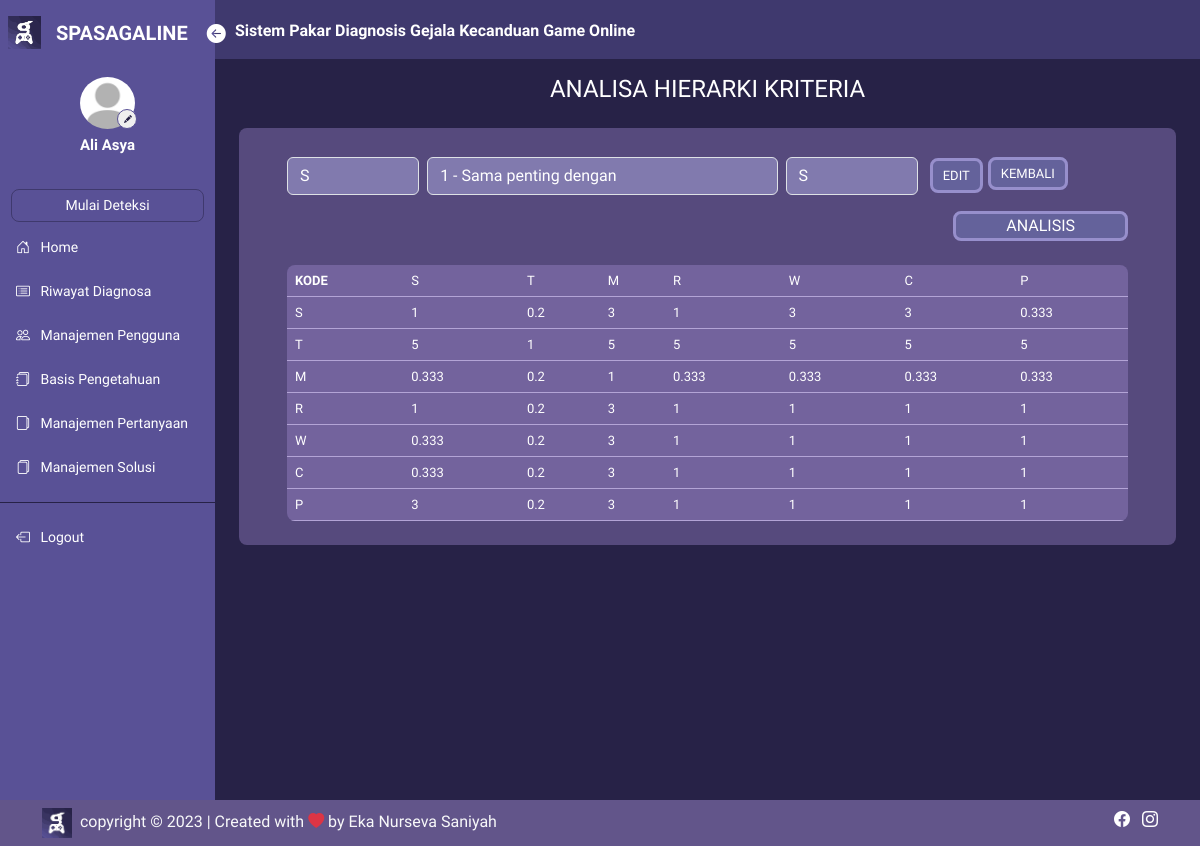
The app's page /basis/ahp_kriteria.php (signed in) with its own data.
### tables this page shows
CREATE TABLE `user` (
  `iduser` int(11) NOT NULL,
  `nama` varchar(50) NOT NULL,
  `username` varchar(45) NOT NULL,
  `password` varchar(100) NOT NULL,
  `email` varchar(50) NOT NULL,
  `foto` varchar(50) NOT NULL,
  `level` varchar(30) NOT NULL
);

CREATE TABLE `kriteria` (
  `idkriteria` int(11) NOT NULL,
  `kode_kriteria` varchar(20) NOT NULL,
  `nama_kriteria` varchar(50) NOT NULL,
  `deskripsi` text NOT NULL
);

CREATE TABLE `rel_kriteria` (
  `ID` int(11) NOT NULL,
  `ID1` varchar(10) NOT NULL,
  `ID2` varchar(10) NOT NULL,
  `nilai` double NOT NULL
);

### controller/controller_main.php (called while the page is built, shortened)
<?php
$conn = mysqli_connect("localhost", "root", "", "spasagaline");
function query($query)
{
    global $conn;
    $result = mysqli_query($conn, $query);
    $rows = [];
    while ($row = mysqli_fetch_assoc($result)) {
        $rows[] = $row;
    }
    return $rows;
}
function dekripsi($kata)
{
    $string = base64_decode($kata);
    $key = substr($string, 0, 44);
    $enkripsi = substr($string, 44);
    $hasil = openssl_decrypt($enkripsi, 'AES-256-CBC', $key, 0, substr($key, 0, 16));
    return $hasil;
}
?>

### basis/ahp_kriteria.php (the view, shortened to what this page needs)
<?php
require_once '../controller/controller_kriteria.php';
$kriteria = query("SELECT * FROM kriteria");
$krit = query("SELECT * FROM kriteria ORDER BY idkriteria ASC");
$id = dekripsi($_COOKIE['SPASAGALINENS']);
$user = query("SELECT * FROM user WHERE iduser = $id")[0];
?>
<html lang="en">
<head>
    <link href="https://cdn.jsdelivr.net/npm/bootstrap@5.3.0/dist/css/bootstrap.min.css" rel="stylesheet"
>
    <link rel="stylesheet" href="https://cdn.jsdelivr.net/npm/bootstrap-icons@1.10.5/font/bootstrap-icons.css">
    <link rel="stylesheet" href="../style.css">
</head>
<body>
    <div class="main-container d-flex">
        <?php
        require_once('../sidenav/sidebar.php');
        ?>
        <div class="content">
            <?php
            require_once('../sidenav/navbar.php');
            ?>
            <div class="contents px-4 py-3">
                <h4 class="text-white text-center pb-3">ANALISA HIERARKI KRITERIA</h4>
                <div class="tabel text-white px-5 py-4">
                    <div class="panel-body">
                        <form class="mb-0" method="post" action="">
                            <div class="row m-0">
                                <div class="col-2 p-0 pe-2">
                                    <div class="form-group">
                                        <select class="form-select" name="kode1">
                                            <?php foreach ($krit as $k): ?>
                                                <option value="<?= $k['idkriteria']; ?>">
                                                    <?= $k['kode_kriteria']; ?>
                                                </option>
                                            <?php endforeach; ?>
                                        </select>
                                    </div>
                                </div>
                                <div class="col-5 p-0">
                                    <div class="form-group">
                                        <select class="form-select" name="nilai">
                                            <option value="1">1 - Sama penting dengan</option>
                                        </select>
                                    </div>
                                </div>
                                <div class="col-2 p-0 ps-2">
                                    <div class="form-group">
                                        <select class="form-select" name="kode2">
                                            <?php foreach ($krit as $k): ?>
                                                <option value="<?= $k['idkriteria']; ?>">
                                                    <?= $k['kode_kriteria']; ?>
                                                </option>
                                            <?php endforeach; ?>
                                        </select>
                                    </div>
                                </div>
                                <div class="col-1 d-flex align-items-center pt-1">
                                    <div class="ahp_btn">
                                        <button type="submit" name="submit_ubah">
                                            EDIT
                                        </button>
                                    </div>
                                </div>
                                <div class="col-1 my-2 p-0 pt-1">
                                    <div style="font-size: 13px;">
                                        <a href="index.php" style="padding: 6px 10px;"
                                            class="back fw-medium text-decoration-none">
                                            KEMBALI
                                        </a>
                                    </div>
                                </div>
                            </div>
                            <div class="row">
                                <div class="ahp_btn mt-3 d-flex justify-content-end">
                                    <a href="hasil_ahp_kriteria.php" style="padding: 0 50px; text-decoration: none;"
                                        type="submit" name="aksi">
                                        ANALISIS
                                    </a>
                                </div>
                            </div>
                        </form>
                        <div class="tabel mt-4">
                            <?php
                            if (isset($_POST["submit_ubah"])) { ?>
                                <table class="table mt-4 table-hover">
                                    <thead>
                                        <tr>
                                            <th scope="col">KODE</th>
                                            <td class="fw-medium" scope="col">
                                                <?= $data_kode1['kode_kriteria']; ?>
                                            </td>
                                            <td class="fw-medium" scope="col">
                                                <?= $data_kode2['kode_kriteria']; ?>
                                            </td>
                                        </tr>
                                    </thead>
                                    <tbody>
                                        <tr>
                                            <td class="fw-medium">
                                                <?= $data_kode1['kode_kriteria']; ?>
                                            </td>
                                            <td>
                                                <?= round($nilai_00, 3); ?>
                                            </td>
                                            <td>
                                                <?= round($nilai_01, 3); ?>
                                            </td>
                                        </tr>
                                        <tr>
                                            <td class="fw-medium">
                                                <?= $data_kode2['kode_kriteria']; ?>
                                            </td>
                                            <td>
                                                <?= round($nilai_10, 3); ?>
                                            </td>
                                            <td>
                                                <?= round($nilai_11, 3); ?>
                                            </td>
                                        </tr>
                                    </tbody>
                                </table>
                                <?php
                            } else { ?>
                                <table class="table table-hover">
                                    <thead>
                                        <tr>
                                            <th scope="col">KODE</th>
                                            <?php foreach ($kriteria as $dkrit): ?>
                                                <td class="fw-medium" scope="col">
                                                    <?= $dkrit['kode_kriteria']; ?>
                                                </td>
                                            <?php endforeach; ?>
                                        </tr>
                                    </thead>
                                    <tbody>
                                        <?php foreach ($kriteria as $krit):
                                            $indi_kode1 = $krit['kode_kriteria'];
                                            ?>
                                            <tr>
                                                <td class="fw-medium">
                                                    <?= $krit['kode_kriteria']; ?>
                                                </td>
                                                <?php foreach ($kriteria as $kator):
                                                    $indi_kode2 = $kator['kode_kriteria'];
                                                    $data_rel = query("SELECT nilai FROM rel_kriteria WHERE ID1 = '$indi_kode1' AND ID2 = '$indi_kode2'")[0];
                                                    $nilai_rel = round($data_rel['nilai'], 3);
                                                    ?>
                                                    <td class="fw-medium">
                                                        <?= $nilai_rel; ?>
                                                    </td>
                                                <?php endforeach; ?>
                                            </tr>
                                        <?php endforeach; ?>
                                    </tbody>
                                </table>
                            <?php } ?>
                        </div>
                    </div>
                </div>
            </div>
        </div>
    </div>
    <?php
    require_once('../sidenav/footer.php');
    ?>
</body>
</html>

### sidenav/sidebar.php (shortened to what this page needs)
<div class="sidebar" id="side_nav">
    <div class="header-box px-2 pt-3 pb-3 d-flex">
        <img src="../img/Logo.png" alt="spasagaline">
        <span class="fs-5 fw-bold text-white" style="margin-top: 1.6px;">SPASAGALINE</span>
        <button id="btnside" class="btn px-0 py-0 text-white btn-open">
            <i class="bi bi-arrow-left-circle-fill"></i>
        </button>
    </div>
    <div class="profil">
        <img src="../profil/<?= $user['foto']; ?>" class="rounded-circle" alt="profi">
        <a href="../pengguna/profil.php"><button class="rounded-circle"><i class="bi bi-pencil-fill"></i></button></a>
        <h1>
            <?= $user['nama']; ?>
        </h1>
    </div>
    <ul class="list-unstyled pt-2 fw-medium">
        <li class="">
            <a type="button" class="text-decoration-none d-block text-center" data-bs-toggle="modal"
                data-bs-target="#deteksi">Mulai Deteksi</a>
        </li>
        <li class="">
            <a href="../pengguna" class="text-decoration-none d-block">
                <i class="bi bi-house-door"></i>
                <span>Home</span>
            </a>
        </li>
        <li class="">
            <a href="../riwayat" class="text-decoration-none d-block">
                <i class="bi bi-card-list"></i>
                <span>Riwayat Diagnosa</span>
            </a>
        </li>
        <li class="">
            <a href="../manajemen_pengguna" class="text-decoration-none d-block">
                <i class="bi bi-people"></i>
                <span>Manajemen Pengguna</span>
            </a>
        </li>
        <li class="">
            <a href="../basis" class="text-decoration-none d-block">
                <i class="bi bi-journals"></i>
                <span>Basis Pengetahuan</span>
            </a>
        </li>
        <li class="">
            <a href="../pertanyaan" class="text-decoration-none d-block">
                <i class="bi bi-files-alt"></i>
                <span>Manajemen Pertanyaan</span>
            </a>
        </li>
        <li class="">
            <a href="../kategori_solusi" class="text-decoration-none d-block">
                <i class="bi bi-files"></i>
                <span>Manajemen Solusi</span>
            </a>
        </li>
    </ul>
    <hr class="hr-color">
    <ul class="list-unstyled fw-medium">
        <li>
            <a href="../logout.php" class="text-decoration-none d-block">
                <i class="bi bi-box-arrow-left"></i>
                <span>Logout</span>
            </a>
        </li>
    </ul>
</div>

### style.css (style rules this page uses)
* { font-family: "Chakra Petch", sans-serif; }
body { background: #272247; margin: 0; padding: 0; border: 0; }
.content { min-height: 100vh; width: 100%; }
.sidebar { background: #595196; min-width: 215px; max-width: 215px; z-index: 1; transition: all ease-in 0.3s; }
hr.hr-color { color: #272247; opacity: 1; }
.sidebar ul { padding: 0 11px; }
.sidebar li { margin: 7px 0; }
.sidebar li a { color: white; padding: 8px 5px; font-size: 14px; margin-left: 0; }
.sidebar .header-box img { width: 33px; height: 33px; margin-right: 15px; }
.sidebar li a.text-center { border: solid rgb(39, 34, 71, 0.5) 0.3px; border-radius: 8px; padding: 5px 0; }
.sidebar li i { margin-right: 7px; }
.sidebar .profil img { width: 55px; height: 66px; margin-left: auto; margin-right: auto; padding: 7px 0; display: block; transition: all ease-in 0.3s; object-fit: cover; }
.sidebar .profil h1 { font-weight: 700; font-size: 15px; color: #ffff; text-align: center; margin-bottom: 20px; }
.sidebar .profil button { border: 1.5px solid #595196; position: absolute; margin-top: -27px; margin-left: 117px; width: 20px; height: 20px; }
.sidebar .profil button i { font-size: 8px; color: #272247; }
.sidebar #btnside { margin-top: 17px; transform: translateY(-50%); margin-left: 18px; font-size: 19px; }
.content .contents a { border: solid #978fcc; border-radius: 8px; padding: 5px 35px; background: rgb(121, 134, 199, 0.4); color: #ffffff; }
.contents .ahp_btn button { border: solid #978fcc; border-radius: 8px; padding: 5px 10px; background: rgb(121, 134, 199, 0.4); font-size: 13px; color: #ffffff; }
.content .contents table { --bs-table-color: #fff; --bs-table-bg: none; --bs-table-border-color: rgb(179, 164, 214); --bs-table-striped-bg: rgb(179, 164, 214) 2; --bs-table-striped-color: #fff; --bs-table-active-bg: #bacbe6; --bs-table-active-color: #fff; --bs-table-hover-bg: rgba(157, 136, 206, 0.5); --bs-table-hover-color: rgb(236, 234, 255); color: var(--bs-table-color); border-color: var(--bs-table-border-color); margin: 0; font-size: 13px; }
.content .contents .tabel { border-radius: 8px; overflow: hidden; background: rgba(157, 136, 206, 0.4); }
.contents .tabel input, .contents .tabel textarea, .contents .tabel select { background: rgb(193, 193, 248, 0.4); margin-top: 5px; color: white; }
.contents .tabel .form-select option { background-color: #272247; }

### records on screen
user: foto (placeholder picture), nama "Ali Asya"
kriteria: kode_kriteria "S", rel_kriteria.nilai "1", rel_kriteria.nilai "5", rel_kriteria.nilai "0.333", rel_kriteria.nilai "3"
kriteria: kode_kriteria "T", rel_kriteria.nilai "0.2", rel_kriteria.nilai "1"
kriteria: kode_kriteria "M", rel_kriteria.nilai "3", rel_kriteria.nilai "5", rel_kriteria.nilai "1"
kriteria: kode_kriteria "R", rel_kriteria.nilai "1", rel_kriteria.nilai "5", rel_kriteria.nilai "0.333"
kriteria: kode_kriteria "W", rel_kriteria.nilai "3", rel_kriteria.nilai "5", rel_kriteria.nilai "0.333", rel_kriteria.nilai "1"
kriteria: kode_kriteria "C", rel_kriteria.nilai "3", rel_kriteria.nilai "5", rel_kriteria.nilai "0.333", rel_kriteria.nilai "1"
kriteria: kode_kriteria "P", rel_kriteria.nilai "0.333", rel_kriteria.nilai "5", rel_kriteria.nilai "1"

### other values on screen
form field kode1 "S"
form field kode2 "S"
